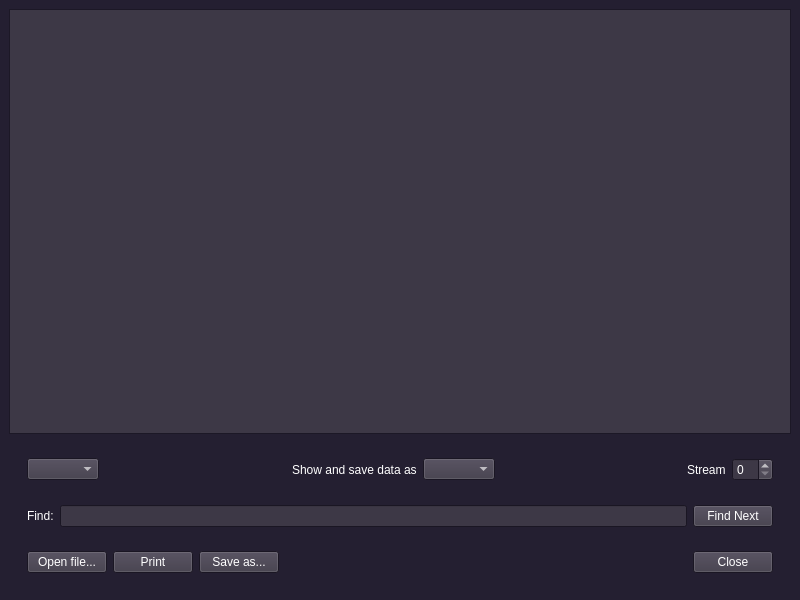
<?xml version="1.0" encoding="UTF-8"?>
<ui version="4.0">
 <class>FollowStreamWindow</class>
 <widget class="QMainWindow" name="FollowStreamWindow">
  <property name="geometry">
   <rect>
    <x>0</x>
    <y>0</y>
    <width>800</width>
    <height>600</height>
   </rect>
  </property>
  <property name="palette">
   <palette>
    <active>
     <colorrole role="WindowText">
      <brush brushstyle="SolidPattern">
       <color alpha="255">
        <red>255</red>
        <green>255</green>
        <blue>255</blue>
       </color>
      </brush>
     </colorrole>
     <colorrole role="Button">
      <brush brushstyle="SolidPattern">
       <color alpha="255">
        <red>61</red>
        <green>56</green>
        <blue>70</blue>
       </color>
      </brush>
     </colorrole>
     <colorrole role="Light">
      <brush brushstyle="SolidPattern">
       <color alpha="255">
        <red>94</red>
        <green>92</green>
        <blue>100</blue>
       </color>
      </brush>
     </colorrole>
     <colorrole role="Midlight">
      <brush brushstyle="SolidPattern">
       <color alpha="255">
        <red>61</red>
        <green>56</green>
        <blue>70</blue>
       </color>
      </brush>
     </colorrole>
     <colorrole role="Dark">
      <brush brushstyle="SolidPattern">
       <color alpha="255">
        <red>0</red>
        <green>0</green>
        <blue>0</blue>
       </color>
      </brush>
     </colorrole>
     <colorrole role="Mid">
      <brush brushstyle="SolidPattern">
       <color alpha="255">
        <red>61</red>
        <green>56</green>
        <blue>70</blue>
       </color>
      </brush>
     </colorrole>
     <colorrole role="Text">
      <brush brushstyle="SolidPattern">
       <color alpha="255">
        <red>255</red>
        <green>255</green>
        <blue>255</blue>
       </color>
      </brush>
     </colorrole>
     <colorrole role="ButtonText">
      <brush brushstyle="SolidPattern">
       <color alpha="255">
        <red>255</red>
        <green>255</green>
        <blue>255</blue>
       </color>
      </brush>
     </colorrole>
     <colorrole role="Base">
      <brush brushstyle="SolidPattern">
       <color alpha="255">
        <red>61</red>
        <green>56</green>
        <blue>70</blue>
       </color>
      </brush>
     </colorrole>
     <colorrole role="Window">
      <brush brushstyle="SolidPattern">
       <color alpha="255">
        <red>36</red>
        <green>31</green>
        <blue>49</blue>
       </color>
      </brush>
     </colorrole>
     <colorrole role="Shadow">
      <brush brushstyle="SolidPattern">
       <color alpha="255">
        <red>94</red>
        <green>92</green>
        <blue>100</blue>
       </color>
      </brush>
     </colorrole>
     <colorrole role="Highlight">
      <brush brushstyle="SolidPattern">
       <color alpha="255">
        <red>36</red>
        <green>31</green>
        <blue>49</blue>
       </color>
      </brush>
     </colorrole>
     <colorrole role="HighlightedText">
      <brush brushstyle="SolidPattern">
       <color alpha="255">
        <red>98</red>
        <green>160</green>
        <blue>234</blue>
       </color>
      </brush>
     </colorrole>
     <colorrole role="AlternateBase">
      <brush brushstyle="SolidPattern">
       <color alpha="255">
        <red>61</red>
        <green>56</green>
        <blue>70</blue>
       </color>
      </brush>
     </colorrole>
     <colorrole role="PlaceholderText">
      <brush brushstyle="SolidPattern">
       <color alpha="128">
        <red>255</red>
        <green>255</green>
        <blue>255</blue>
       </color>
      </brush>
     </colorrole>
    </active>
    <inactive>
     <colorrole role="WindowText">
      <brush brushstyle="SolidPattern">
       <color alpha="255">
        <red>255</red>
        <green>255</green>
        <blue>255</blue>
       </color>
      </brush>
     </colorrole>
     <colorrole role="Button">
      <brush brushstyle="SolidPattern">
       <color alpha="255">
        <red>61</red>
        <green>56</green>
        <blue>70</blue>
       </color>
      </brush>
     </colorrole>
     <colorrole role="Light">
      <brush brushstyle="SolidPattern">
       <color alpha="255">
        <red>94</red>
        <green>92</green>
        <blue>100</blue>
       </color>
      </brush>
     </colorrole>
     <colorrole role="Midlight">
      <brush brushstyle="SolidPattern">
       <color alpha="255">
        <red>61</red>
        <green>56</green>
        <blue>70</blue>
       </color>
      </brush>
     </colorrole>
     <colorrole role="Dark">
      <brush brushstyle="SolidPattern">
       <color alpha="255">
        <red>0</red>
        <green>0</green>
        <blue>0</blue>
       </color>
      </brush>
     </colorrole>
     <colorrole role="Mid">
      <brush brushstyle="SolidPattern">
       <color alpha="255">
        <red>61</red>
        <green>56</green>
        <blue>70</blue>
       </color>
      </brush>
     </colorrole>
     <colorrole role="Text">
      <brush brushstyle="SolidPattern">
       <color alpha="255">
        <red>255</red>
        <green>255</green>
        <blue>255</blue>
       </color>
      </brush>
     </colorrole>
     <colorrole role="ButtonText">
      <brush brushstyle="SolidPattern">
       <color alpha="255">
        <red>255</red>
        <green>255</green>
        <blue>255</blue>
       </color>
      </brush>
     </colorrole>
     <colorrole role="Base">
      <brush brushstyle="SolidPattern">
       <color alpha="255">
        <red>61</red>
        <green>56</green>
        <blue>70</blue>
       </color>
      </brush>
     </colorrole>
     <colorrole role="Window">
      <brush brushstyle="SolidPattern">
       <color alpha="255">
        <red>36</red>
        <green>31</green>
        <blue>49</blue>
       </color>
      </brush>
     </colorrole>
     <colorrole role="Shadow">
      <brush brushstyle="SolidPattern">
       <color alpha="255">
        <red>94</red>
        <green>92</green>
        <blue>100</blue>
       </color>
      </brush>
     </colorrole>
     <colorrole role="Highlight">
      <brush brushstyle="SolidPattern">
       <color alpha="255">
        <red>36</red>
        <green>31</green>
        <blue>49</blue>
       </color>
      </brush>
     </colorrole>
     <colorrole role="HighlightedText">
      <brush brushstyle="SolidPattern">
       <color alpha="255">
        <red>98</red>
        <green>160</green>
        <blue>234</blue>
       </color>
      </brush>
     </colorrole>
     <colorrole role="AlternateBase">
      <brush brushstyle="SolidPattern">
       <color alpha="255">
        <red>61</red>
        <green>56</green>
        <blue>70</blue>
       </color>
      </brush>
     </colorrole>
     <colorrole role="PlaceholderText">
      <brush brushstyle="SolidPattern">
       <color alpha="128">
        <red>255</red>
        <green>255</green>
        <blue>255</blue>
       </color>
      </brush>
     </colorrole>
    </inactive>
    <disabled>
     <colorrole role="WindowText">
      <brush brushstyle="SolidPattern">
       <color alpha="255">
        <red>0</red>
        <green>0</green>
        <blue>0</blue>
       </color>
      </brush>
     </colorrole>
     <colorrole role="Button">
      <brush brushstyle="SolidPattern">
       <color alpha="255">
        <red>61</red>
        <green>56</green>
        <blue>70</blue>
       </color>
      </brush>
     </colorrole>
     <colorrole role="Light">
      <brush brushstyle="SolidPattern">
       <color alpha="255">
        <red>94</red>
        <green>92</green>
        <blue>100</blue>
       </color>
      </brush>
     </colorrole>
     <colorrole role="Midlight">
      <brush brushstyle="SolidPattern">
       <color alpha="255">
        <red>61</red>
        <green>56</green>
        <blue>70</blue>
       </color>
      </brush>
     </colorrole>
     <colorrole role="Dark">
      <brush brushstyle="SolidPattern">
       <color alpha="255">
        <red>0</red>
        <green>0</green>
        <blue>0</blue>
       </color>
      </brush>
     </colorrole>
     <colorrole role="Mid">
      <brush brushstyle="SolidPattern">
       <color alpha="255">
        <red>61</red>
        <green>56</green>
        <blue>70</blue>
       </color>
      </brush>
     </colorrole>
     <colorrole role="Text">
      <brush brushstyle="SolidPattern">
       <color alpha="255">
        <red>0</red>
        <green>0</green>
        <blue>0</blue>
       </color>
      </brush>
     </colorrole>
     <colorrole role="ButtonText">
      <brush brushstyle="SolidPattern">
       <color alpha="255">
        <red>0</red>
        <green>0</green>
        <blue>0</blue>
       </color>
      </brush>
     </colorrole>
     <colorrole role="Base">
      <brush brushstyle="SolidPattern">
       <color alpha="255">
        <red>36</red>
        <green>31</green>
        <blue>49</blue>
       </color>
      </brush>
     </colorrole>
     <colorrole role="Window">
      <brush brushstyle="SolidPattern">
       <color alpha="255">
        <red>36</red>
        <green>31</green>
        <blue>49</blue>
       </color>
      </brush>
     </colorrole>
     <colorrole role="Shadow">
      <brush brushstyle="SolidPattern">
       <color alpha="255">
        <red>94</red>
        <green>92</green>
        <blue>100</blue>
       </color>
      </brush>
     </colorrole>
     <colorrole role="Highlight">
      <brush brushstyle="SolidPattern">
       <color alpha="255">
        <red>145</red>
        <green>145</green>
        <blue>145</blue>
       </color>
      </brush>
     </colorrole>
     <colorrole role="HighlightedText">
      <brush brushstyle="SolidPattern">
       <color alpha="255">
        <red>98</red>
        <green>160</green>
        <blue>234</blue>
       </color>
      </brush>
     </colorrole>
     <colorrole role="AlternateBase">
      <brush brushstyle="SolidPattern">
       <color alpha="255">
        <red>61</red>
        <green>56</green>
        <blue>70</blue>
       </color>
      </brush>
     </colorrole>
     <colorrole role="PlaceholderText">
      <brush brushstyle="SolidPattern">
       <color alpha="128">
        <red>255</red>
        <green>255</green>
        <blue>255</blue>
       </color>
      </brush>
     </colorrole>
    </disabled>
   </palette>
  </property>
  <property name="windowTitle">
   <string>MainWindow</string>
  </property>
  <widget class="QWidget" name="centralwidget">
   <layout class="QVBoxLayout" name="verticalLayout">
    <item>
     <widget class="QTextBrowser" name="streamViewer"/>
    </item>
    <item>
     <widget class="QWidget" name="optionsWidget" native="true">
      <layout class="QVBoxLayout" name="verticalLayout_3">
       <item>
        <layout class="QVBoxLayout" name="verticalLayout_2">
         <item>
          <widget class="QWidget" name="streamWidget" native="true">
           <layout class="QHBoxLayout" name="horizontalLayout_4">
            <item>
             <layout class="QHBoxLayout" name="horizontalLayout_3">
              <item>
               <widget class="QComboBox" name="conversationComboBox"/>
              </item>
              <item>
               <spacer name="horizontalSpacer_2">
                <property name="orientation">
                 <enum>Qt::Horizontal</enum>
                </property>
                <property name="sizeHint" stdset="0">
                 <size>
                  <width>40</width>
                  <height>20</height>
                 </size>
                </property>
               </spacer>
              </item>
              <item>
               <widget class="QLabel" name="formatLabel">
                <property name="text">
                 <string>Show and save data as</string>
                </property>
               </widget>
              </item>
              <item>
               <widget class="QComboBox" name="formatComboBox"/>
              </item>
              <item>
               <spacer name="horizontalSpacer">
                <property name="orientation">
                 <enum>Qt::Horizontal</enum>
                </property>
                <property name="sizeHint" stdset="0">
                 <size>
                  <width>40</width>
                  <height>20</height>
                 </size>
                </property>
               </spacer>
              </item>
              <item>
               <widget class="QLabel" name="streamLabel">
                <property name="text">
                 <string>Stream</string>
                </property>
               </widget>
              </item>
              <item>
               <widget class="QSpinBox" name="streamNumberSpinBox"/>
              </item>
             </layout>
            </item>
           </layout>
          </widget>
         </item>
         <item>
          <widget class="QWidget" name="findWidget" native="true">
           <layout class="QHBoxLayout" name="horizontalLayout_2">
            <item>
             <layout class="QHBoxLayout" name="horizontalLayout">
              <item>
               <widget class="QLabel" name="findLabel">
                <property name="text">
                 <string>Find:</string>
                </property>
               </widget>
              </item>
              <item>
               <widget class="QLineEdit" name="findLineEdit"/>
              </item>
              <item>
               <widget class="QPushButton" name="findPushButton">
                <property name="text">
                 <string>Find Next</string>
                </property>
               </widget>
              </item>
             </layout>
            </item>
           </layout>
          </widget>
         </item>
         <item>
          <widget class="QWidget" name="outputWidget" native="true">
           <layout class="QHBoxLayout" name="horizontalLayout_6">
            <item>
             <layout class="QHBoxLayout" name="horizontalLayout_5">
              <item>
               <widget class="QPushButton" name="openPushButton">
                <property name="text">
                 <string>Open file...</string>
                </property>
               </widget>
              </item>
              <item>
               <widget class="QPushButton" name="printPushButton">
                <property name="text">
                 <string>Print</string>
                </property>
               </widget>
              </item>
              <item>
               <widget class="QPushButton" name="savePushButton">
                <property name="text">
                 <string>Save as...</string>
                </property>
               </widget>
              </item>
              <item>
               <spacer name="horizontalSpacer_3">
                <property name="orientation">
                 <enum>Qt::Horizontal</enum>
                </property>
                <property name="sizeHint" stdset="0">
                 <size>
                  <width>40</width>
                  <height>20</height>
                 </size>
                </property>
               </spacer>
              </item>
              <item>
               <widget class="QPushButton" name="closePushButton">
                <property name="text">
                 <string>Close</string>
                </property>
               </widget>
              </item>
             </layout>
            </item>
           </layout>
          </widget>
         </item>
        </layout>
       </item>
      </layout>
     </widget>
    </item>
   </layout>
  </widget>
 </widget>
 <resources/>
 <connections/>
</ui>
